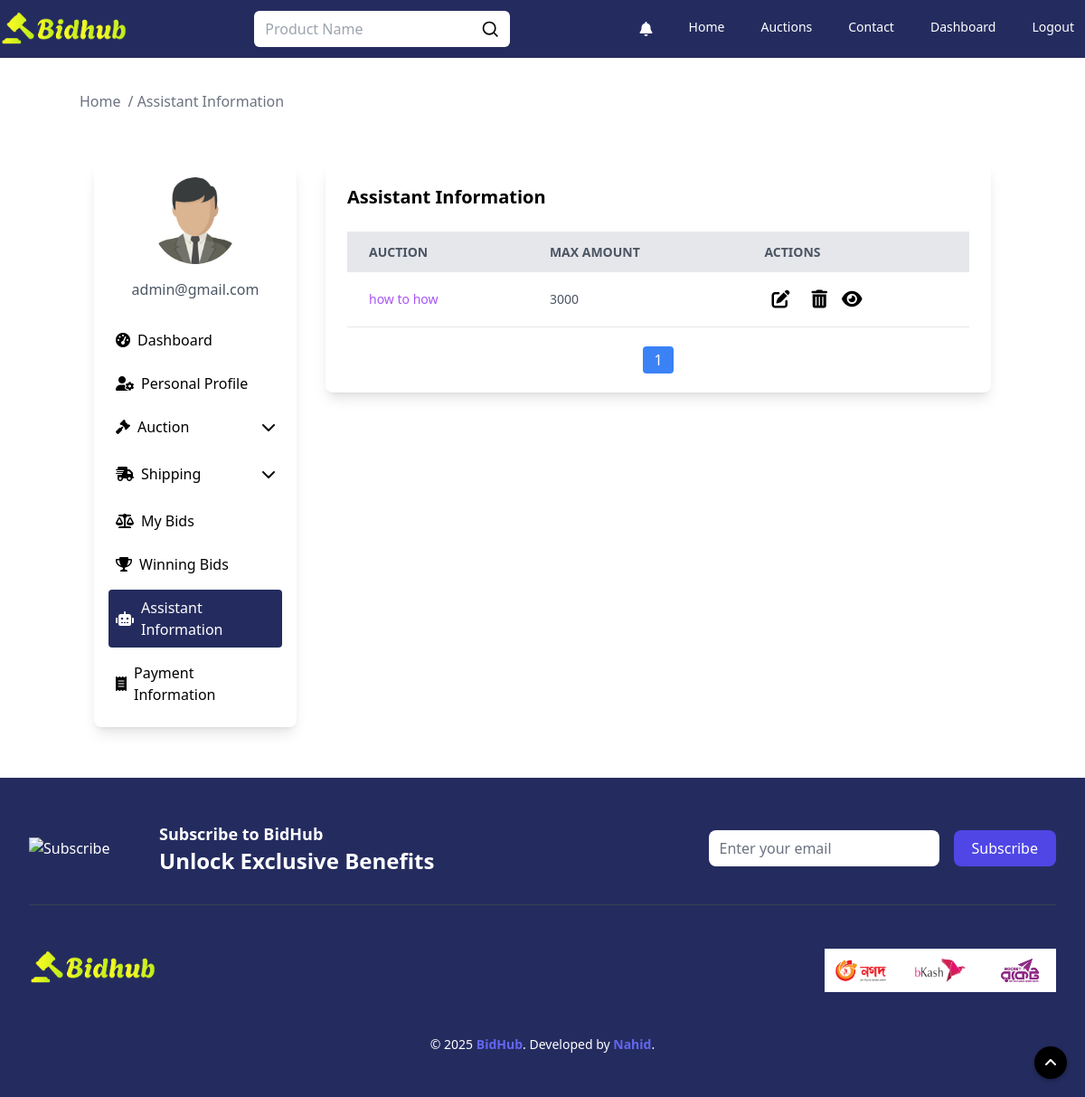
Before: /auction/assistant_info (signed in) with the older database file.
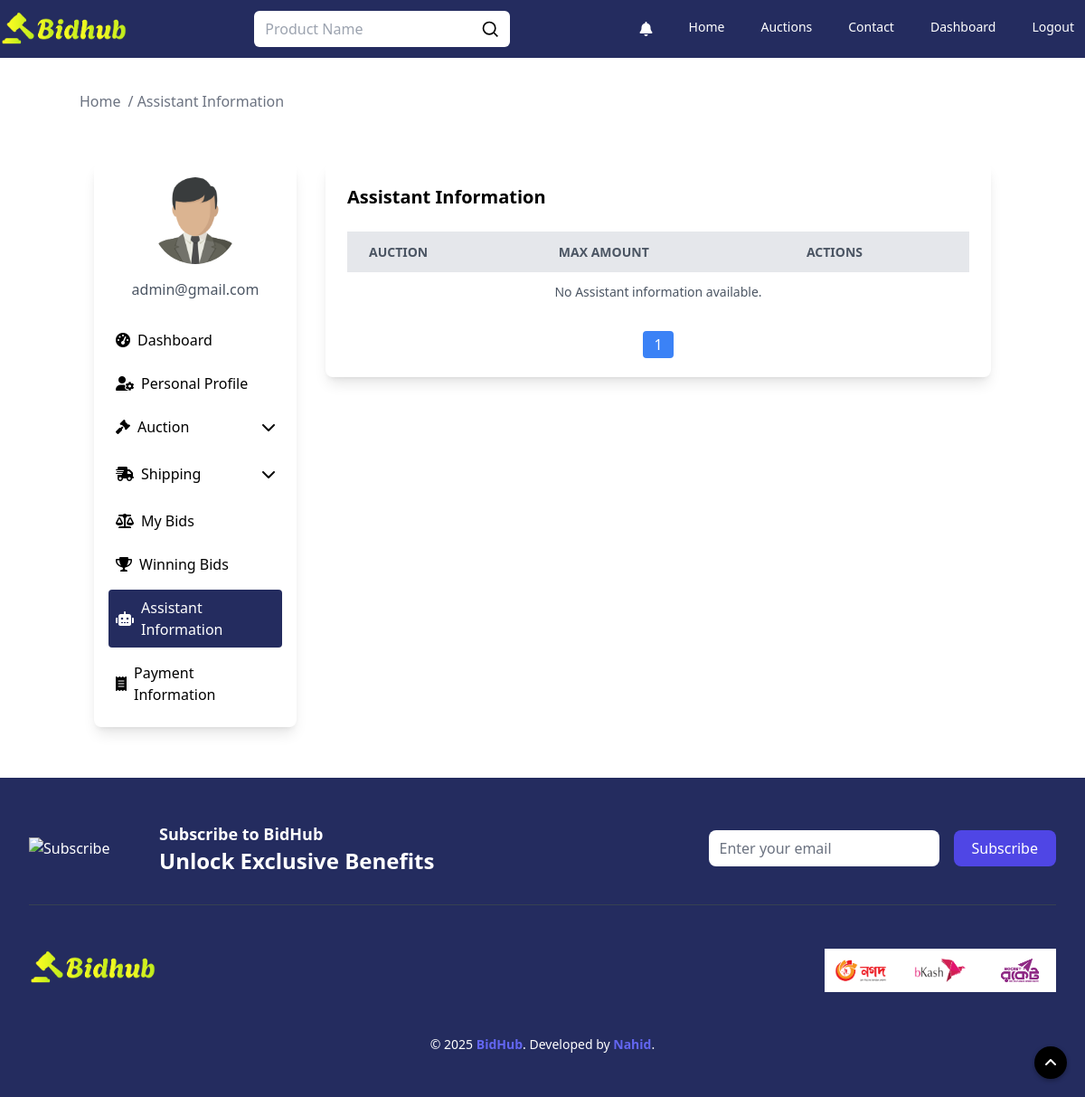
After: the same page with the newer database file.
### auctions/models.py (models this page shows, shortened)
class User(AbstractUser):
    profile_picture = models.ImageField(upload_to='profile_pictures', null=True, blank=True)
    email = models.EmailField(_('email address'), unique=True)
    province = models.CharField(max_length=100, blank=True)
    city = models.CharField(max_length=100, blank=True)
    zone = models.CharField(max_length=100, blank=True)
    address = models.TextField(null=True, blank=True)
    zip_code = models.CharField(max_length=20, blank=True)
    phone = models.CharField(max_length=15, blank=True)
    objects = CustomUserManager()
    USERNAME_FIELD = 'username'
    EMAIL_FIELD = 'email'
    REQUIRED_FIELDS = ['email']

class AuctionList(models.Model):
    user = models.ForeignKey(User, on_delete=models.CASCADE, null=True)
    title = models.CharField(max_length=2000)
    desc = tinymce_models.HTMLField()
    starting_bid = models.IntegerField()
    buy_now_price = models.IntegerField(default=0)
    bid_watch_list = models.IntegerField(default=0)
    expire_date = models.DateTimeField(blank=False, null=True)
    categories = models.ManyToManyField('Category', through='AuctionCategory')
    active_bool = models.BooleanField(default=True)
    def __str__(self):
        return f"{self.title}"

### assistant/models.py (models this page shows, shortened)
class BidAssistant(models.Model):
    user = models.ForeignKey(User, on_delete=models.CASCADE)
    auction = models.ForeignKey(AuctionList, on_delete=models.CASCADE, related_name='bid_assistants')
    max_bid = models.IntegerField()
    last_bid_time = models.DateTimeField(default=timezone.now)

### assistant/views.py (the view)
# urls.py: path("auction/assistant_info", views.assistant_info, name="assistant_info"),
@login_required(login_url='login')
def assistant_info(request):
    user = request.user
    profile_picture_url = None
    if hasattr(user, 'profile_picture') and user.profile_picture:
        profile_picture_url = request.build_absolute_uri(user.profile_picture.url)
    set_bids = BidAssistant.objects.filter(user=user)
    paginator = Paginator(set_bids, 5)
    page_number = request.GET.get("page")
    page_obj = paginator.get_page(page_number)
    return render(request, "assistant_information.html", {
        'email': user.email,
        'name': f"{user.first_name} {user.last_name}",
        'profile_picture': profile_picture_url,
        'bids': page_obj,
        'total': paginator.count
    })

### auctions/templates/assistant_information.html (shortened to what this page needs)
{% extends "layout.html" %}
{% load static %}
{% block body %}
    <div class="max-w-[1280px] w-full m-auto">
        <div class="pt-[100px]">
            <div class="container mx-auto">
                <ul class="flex space-x-2 text-gray-500">
                    <li><a href="/" class="hover:text-blue-500">Home</a></li>
                    <li><span> / Assistant Information</span></li>
                </ul>
            </div>
        </div>
        <section class="my-10">
            <div class="container mx-auto">
                <div class="flex flex-wrap justify-center">
                    {% include "sidebar.html" %}
                    <div class="w-full sm:w-2/3 lg:w-3/4 p-4">
                        <div class="bg-white shadow-lg rounded-lg p-6 mb-10">
                            <h5 class="text-xl font-semibold mb-6">Assistant Information</h5>
                            <div class="w-full overflow-x-auto">
                                <table class="min-w-full bg-white">
                                    <thead>
                                    <tr class="w-full bg-gray-200 text-gray-600 uppercase text-sm leading-normal">
                                        <th class="py-3 px-6 text-left">Auction</th>
                                        <th class="py-3 px-6 text-left">Max Amount</th>
                                        <th class="py-3 px-6 text-left">Actions</th>
                                    </tr>
                                    </thead>
                                    <tbody class="text-gray-600 text-sm font-light">
                                    {% for bid in bids %}
                                        <tr class="border-b border-gray-200 hover:bg-gray-100">
                                            <td class="py-3 px-6">
                                                <a class="line-clamp-2 text-purple-500"
                                                   href="{% url 'auctionDetails' bid.auction.id %}">{{ bid.auction }}</a>
                                            </td>
                                            <td class="py-3 px-6">{{ bid.max_bid }}</td>
                                            <td class="py-3 px-6 flex gap-2">
                                                <button class="text-white text-xs py-1 px-2 rounded hover:bg-yellow-600"
                                                        data-bs-toggle="modal" data-bs-target="#editModal"
                                                        onclick="setEditBid({{ bid.id }}, '{{ bid.max_bid }}', '{{ bid.auction.id }}')">
                                                    <i class="text-black text-xl fa-solid fa-pen-to-square"></i>
                                                </button>
                                                <button class="text-white text-xs py-1 px-2 rounded hover:bg-red-600"
                                                        data-bs-toggle="modal" data-bs-target="#deleteModal"
                                                        onclick="setDeleteBid({{ bid.id }}, '{{ bid.auction.id }}')">
                                                    <i class="text-black text-xl fa-solid fa-trash-can"></i>
                                                </button>
                                                <button class="toggle-button" data-bs-toggle="modal"
                                                        data-bs-target="#toggleDetailsModal"
                                                        onclick="loadToggleDetails('{{ bid.auction.id }}')">
                                                    <i class="text-black text-xl fa-solid fa-eye"></i>
                                                </button>
                                            </td>
                                        </tr>
                                    {% empty %}
                                        <tr>
                                            <td colspan="5" class="text-center py-3">No Assistant information
                                                available.
                                            </td>
                                        </tr>
                                    {% endfor %}
                                    </tbody>
                                </table>
                            </div>
                            <div class="mt-6 flex justify-center">
                                <ul class="flex space-x-2">
                                    {% for num in bids.paginator.page_range %}
                                        {% if num == 1 or num == bids.paginator.num_pages %}
                                            <li>
                                                <a href="?page={{ num }}"
                                                   class="{% if num == bids.number %} bg-blue-500 text-white {% else %} bg-gray-200 text-gray-700 {% endif %} px-3 py-1 rounded">
                                                    {{ num }}
                                                </a>
                                            </li>
                                        {% elif num == bids.number|add:"-2" or num == bids.number|add:"2" %}
                                            <li>
                                                <span class="px-3 py-1">...</span>
                                            </li>
                                        {% endif %}
                                    {% endfor %}
                                </ul>
                            </div>
                        </div>
                    </div>
                </div>
            </div>
        </section>
    </div>
{% endblock %}

### auctions/templates/sidebar.html (shortened to what this page needs)
{% load static %}
{% block body %}
    {% url 'userProfile' as user_profile_url %}
    {% url 'userDashboard' as user_dashboard_url %}
    {% url 'myAuction' as my_auction_url %}
    {% url 'userBids' as user_bids_url %}
    {% url 'userWinBids' as user_win_bids_url %}
    {% url 'paymentInformation' as payment_info_url %}
    {% url 'create' as create_auction_url %}
    {% url 'assistant_info' as assistant_info %}
    {% url 'shipping_to' as shipping_to %}
    {% url 'shipping_from' as shipping_from %}
    <div class="w-full sm:w-1/3 lg:w-1/4 p-4">
        <div class="bg-white shadow-lg rounded-lg p-4 sticky top-20">
            <div class="flex flex-col items-center">
                <div class="relative w-24 h-24 rounded-full overflow-hidden">
                    <form id="profile-pic-form" method="post" enctype="multipart/form-data">
                        <img id="profile-pic-preview" class="object-cover w-[100px] h-[100px]"
                             src="{% if profile_picture %}{{ profile_picture }}{% else %}{% static 'images/men.png' %}{% endif %}"
                             alt="{{ username }}">
                    </form>
                </div>
                <span class="text-gray-600">{{ user.email }}</span>
            </div>
            <ul class="mt-6 space-y-2">
                <li>
                    <a href="{{ user_dashboard_url }}"
                       class="flex items-center p-2 rounded w-full {% if request.path == user_dashboard_url %}bg-[#242c5f] text-white{% else %}text-black hover:bg-[#242c5f] hover:text-white{% endif %}">
                        <i class="fas fa-tachometer-alt mr-2"></i> Dashboard
                    </a>
                </li>
                <li>
                    <a href="{{ user_profile_url }}"
                       class="flex items-center p-2 rounded w-full {% if request.path == user_profile_url %}bg-[#242c5f] text-white{% else %}text-black hover:bg-[#242c5f] hover:text-white{% endif %}">
                        <i class="fas fa-user-cog mr-2"></i> Personal Profile
                    </a>
                </li>
                <li class="w-full">
                    <button onclick="toggleMenu('auction-menu', 'chevron-icon')"
                            class="flex items-center justify-between p-2 rounded w-full text-black hover:bg-[#242c5f] hover:text-white transition-colors"
                            data-url="{{ create_auction_url }}">
                        <span class="flex items-center">
                            <i class="fas fa-gavel mr-2"></i> Auction
                        </span>
                        <i id="chevron-icon" class="fas fa-chevron-down transition-transform duration-300"></i>
                    </button>
                </li>
                <li class="w-full">
                    <button onclick="toggleMenu('shipping-menu', 'shipping-chevron')"
                            class="flex items-center justify-between p-2 rounded w-full text-black hover:bg-[#242c5f] hover:text-white transition-colors"
                            data-url="{{ shipping_from }}">
                        <span class="flex items-center">
                            <i class="fa-solid fa-truck-fast mr-2"></i> Shipping
                        </span>
                        <i id="chevron-icon" class="fas fa-chevron-down transition-transform duration-300"></i>
                    </button>
                </li>
                <li>
                    <a href="{{ user_bids_url }}"
                       class="flex items-center p-2 rounded w-full {% if request.path == user_bids_url %}bg-[#242c5f] text-white{% else %}text-black hover:bg-[#242c5f] hover:text-white{% endif %}">
                        <i class="fas fa-balance-scale mr-2"></i> My Bids
                    </a>
                </li>
                <li>
                    <a href="{{ user_win_bids_url }}"
                       class="flex items-center p-2 rounded w-full {% if request.path == user_win_bids_url %}bg-[#242c5f] text-white{% else %}text-black hover:bg-[#242c5f] hover:text-white{% endif %}">
                        <i class="fas fa-trophy mr-2"></i> Winning Bids
                    </a>
                </li>
                <li>
                    <a href="{{ assistant_info }}"
                       class="flex items-center p-2 rounded w-full {% if request.path == assistant_info %}bg-[#242c5f] text-white{% else %}text-black hover:bg-[#242c5f] hover:text-white{% endif %}">
                        <i class="fa-solid fa-robot mr-2"></i> Assistant Information
                    </a>
                </li>
                <li>
                    <a href="{{ payment_info_url }}"
                       class="flex items-center p-2 rounded w-full {% if request.path == payment_info_url %}bg-[#242c5f] text-white{% else %}text-black hover:bg-[#242c5f] hover:text-white{% endif %}">
                        <i class="fas fa-receipt mr-2"></i> Payment Information
                    </a>
                </li>
            </ul>
        </div>
    </div>
{% endblock %}

Changed rows visible on the page:
removed BidAssistant: auction "how to how", max_bid "3000"
Other visible differences:
text now shown: "No Assistant information available."
